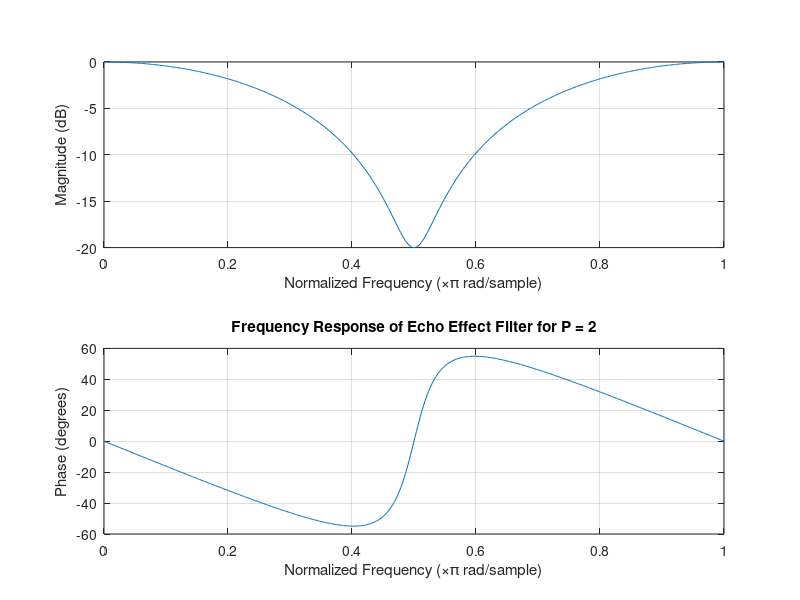
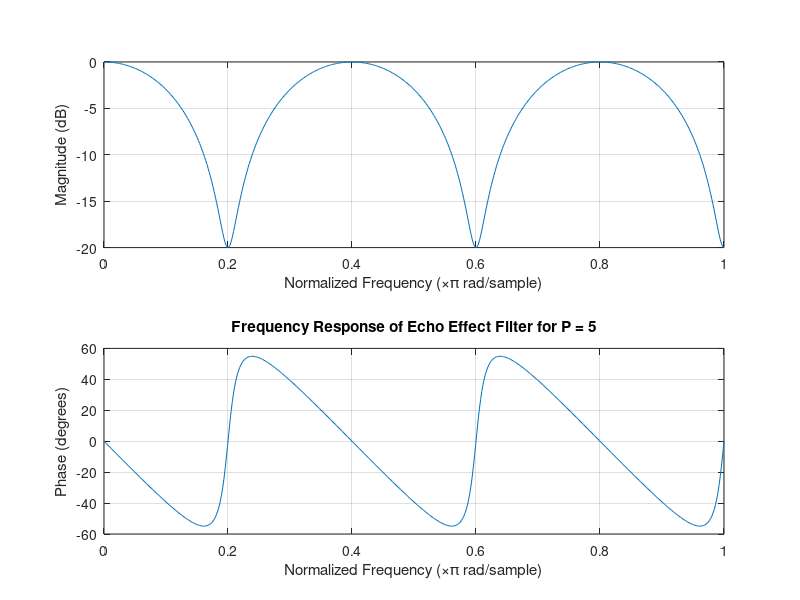
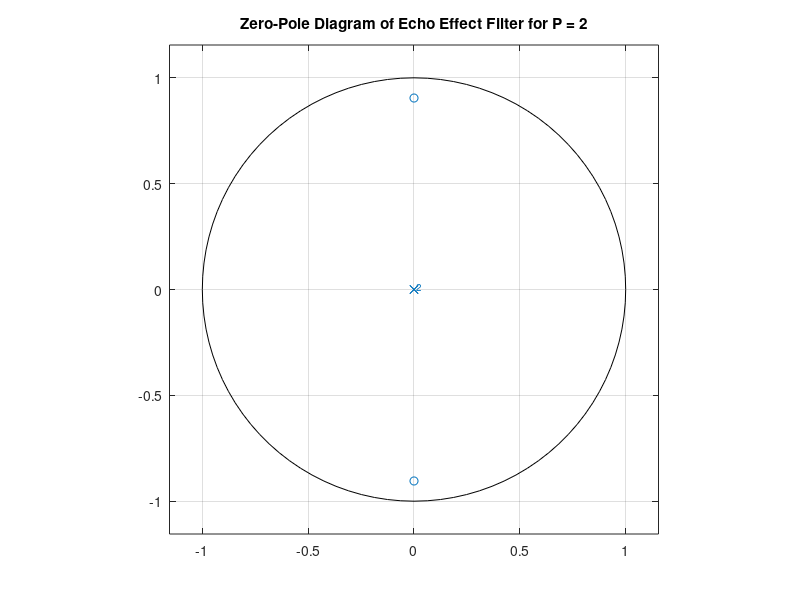

The MATLAB script that drew these images, in order: (Note: this script raises an error after producing the figures.)
% EMMANOUILIDIS EMMANOUIL    
% 03119435

% Exercise 1.1: Echo - Reverb

% 1.1 a)

a = 1;
b2 = [0.55 0 0.45];
b5 = [0.55 0 0 0 0 0.45];


% 1.1 b)


figure (1)
freqz(b2,a)
title("Frequency Response of Echo Effect Filter for P = 2")
figure (2)
freqz(b5,a)
title("Frequency Response of Echo Effect Filter for P = 5")


%1.1 c) 


figure (3)
zplane(b2, a)
title("Zero-Pole Diagram of Echo Effect Filter for P = 2")
[z_2, p_2, k2] = tf2zpk(b2, a); % H tf2zp de douleuei kala me arnhtikous ekthetes
figure (4) 
zplane(b5, a)
title("Zero-Pole Diagram of Echo Effect Filter for P = 5")
[z5, p_5, k5] = tf2zpk(b5, a);


%1.1 d)


figure (5)
impz(b2, a)
title("Impulse Response of Echo Effect Filter for P = 2")
figure (6)
impz(b5, a)
title("Impulse Response of Echo Effect Filter for P = 5")


% 1.1. e)


[h, t_1e] = impz(b2, a);
h_sec = conv(h , h);
h_reverb = conv(h_sec , h);

Thn = toeplitz(h_reverb);

ai = Thn\h_reverb;

bi = h_reverb;
% epeidh ai = 0 gia oles tis times ektos ths prwths 
% prokuptei oti bi = h(i)  => bi = h_reverb

figure (7)
freqz(bi, ai)
title("Frequency Response of Reverb Effect Filter for P = 2")

[zi, pi, ki] = tf2zpk(bi, ai);

figure (8)
zplane(zi, pi)
title("Zero-Pole Diagram of Reverb Effect Filter for P = 2")


figure (9)
impz(bi, ai)
title("Impulse Response of Reverb Effect Filter for P = 2")

% 1.1 st)

H_reverb = fft(h_reverb, 512);
H_dereverb = 1 ./ H_reverb;
h_dereverb = ifft(H_dereverb, 512);

Thn_dereverb = toeplitz(h_dereverb);
ai_dereverb = Thn_dereverb\h_dereverb; 

bi_dereverb = h_dereverb;
% ai_dereverb = 1 0 ... 0 => bi_dereverb = h_dereverb

% x[n] = u[n] - u[n-5]
n = -5:1:10;
x = heaviside(n) - heaviside(n-5);
figure (10)
stem(n, x);
title("input signal x[n]")
xlabel("Samples")
ylabel("Amplitude")

x_reverb = conv(x, h_reverb);
x_dereverb = conv(x_reverb, h_dereverb);

n1 = -5:1:527;
figure (11)
stem(n1, x_dereverb);
title("output signal")
xlabel("Samples")
ylabel("Amplitude")
xlim([-5, 10]);
ylim([0, 1]);


% 1.2 Bandpass Filters 


%1.2 a)

p1 = [(0.65 + 0.65i) (0.65 - 0.65i) (0.65 + 0.65i) (0.65 - 0.65i)]';
z1 = [0.8 0.8 0.8i -0.8i]';
figure (12)
zplane(z1, p1)
title("Zero-Pole Diagram of Bandpass Filter")
k = 1;  %thetoume kerdos k = 1
[b ,a1] = zp2tf(z1, p1, k);  


%1.2 b)


figure (13)
freqz(b, a1);
title("Frequency Response of Bandpass Filter")


%1.2 c)


figure (14)
impz(b, a1)
title("Impulse Response of Bandpass Filter")
figure (15)
stepz(b, a1)
title("Step Response of Bandpass Filter")


%1.2 d)

p2 = [(0.7 + 0.7i) (0.7 - 0.7i) (0.7 + 0.7i) (0.7 - 0.7i)]';
[b_2, a2] = zp2tf(z1, p2, k); 
figure (16)
zplane(z1,p2)
figure (17)
freqz(b_2, a2);
title("Frequency Response of Bandpass Filter (p2)")
figure (18)
impz(b_2, a2);
title("Impulse Response of Bandpass Filter (p2)")


p3 = [(0.707 + 0.707i) (0.707 - 0.707i) (0.707 + 0.707i) (0.707 - 0.707i)]';
figure (19)
zplane(z1,p3)
[b_3, a3] = zp2tf(z1, p3, k);
figure (20)
freqz(b_3, a3);
title("Frequency Response of Bnadpass Filter (p3)")
figure (21)
impz(b_3, a3);
title("Impulse Response of Bandpass Filter (p3)")


p4 = [(0.75 + 0.75i) (0.75 - 0.75i) (0.75 + 0.75i) (0.75 - 0.75i)]';
figure (22)
zplane(z1,p4)
[b_4, a4] = zp2tf(z1, p4, k);
figure (23)
freqz(b_4, a4);
title("Frequency Response of Bandpass Filter (p4)")
figure (24)
impz(b_4, a4);
title("Impulse Response of Bandpass Filter (p4)")


%1.2 e) 


p5 = [(0.4 + 0.7i) (0.4 - 0.7i) (0.4 + 0.7i) (0.4 - 0.7i)]';
figure (25)
zplane(z1, p5);
title("Zero-Pole Diagram of Banpass Filter (p5)")

[b_5, a5] = zp2tf(z1, p5, k);
figure (26)
freqz(b_5, a5)
title("Frequency Response of Bandpass Filter (p5)")


%1.2 st)


z2 = [(0.77 + 0.2i) (0.77 - 0.2i) (0.2 + 0.77i) (0.2 - 0.77i)]';
figure (27)
zplane(z2, p1) 
title("Zero-Pole Diagram of BandPass Filter (z2)")

[b_6, a6] = zp2tf(z2, p1, k);
figure (28)
freqz(b_6, a6)
title("Frequency Response of Bandpass Filter (z2)")


z3 = [(0.4 + 0.7i) (0.4 - 0.7i) (0.7 + 0.4i) (0.7 - 0.4i)]';
figure (29)
zplane(z3, p1)
title("Zero-Pole Diagram of Bandpass Filter (z3)")

[b_7, a7] = zp2tf(z3, p1, k);
figure (30)
freqz(b_7, a7) 
title("Frequency Response of Bandpass Filter (z3)")



% ------------------------------------------------------------


% Exercise 2
% 2.1 Analysis of Musical Sounds


% 2.1 a)


[y_viola, Fs_viola] = audioread("viola_series.wav");

sound(y_viola, Fs_viola);
dt = 1/Fs_viola;
t = 0:dt:(length(y_viola)*dt)-dt;
plot(t,y_viola);
xlabel("Seconds");
ylabel("Amplitude");
title("viola Series")


%2.1 b)


y_viola_norm = normalize(y_viola, 'range', [-1 1]);
figure (31)
plot(t,y_viola_norm);
xlabel("Seconds");
ylabel("Amplitude");
title("viola Series");


w = hamming(1000);
E = conv(y_viola_norm.^2, w);
t1 = 0:dt:(length(E)*dt)-dt;
y2_viola_norm = normalize(y_viola, "range", [-60 60]);
figure (32)
plot(t1, E, 'magenta');
hold on
plot(t, y2_viola_norm, 'blue');
hold off
xlabel("Seconds");
ylabel("Amplitude");
title("Normalized Viola Series & Energy");


% 2.1 c)


Y_viola = fft(y_viola);
N = length(Y_viola);
fy_viola = 0:Fs_viola/N:Fs_viola/2-Fs_viola/N;
figure (33)
plot(fy_viola, abs(Y_viola(1:N/2)));
xlim([0 6000]);
xlabel("Frequency (Hz)");
ylabel("Amplitude");
title("Spectrum of Viola Series");


% 2.1 d)


figure (34)
plot(t, y_viola);
xlim([0 2]);
xlabel("Seconds")
ylabel("Amplitude")
title("viola Series - Note")


figure (334) 
plot(t, y_viola);
xlim([0.1 0.12]);
xlabel("Seconds")
ylabel("Amplitude")
title("viola Series - Note (Zoomed)")
% Ypologizoume To = 3.88 ms (peripou)


% 2.1 e)

timeForNote = (t > 0) & (t < 2);
Y_note = fft(y_viola(timeForNote), Fs_viola);
N_note = length(Y_note);
fy_note = 0:Fs_viola/N_note:Fs_viola/2-Fs_viola/N_note;
figure (35)
plot(fy_note, abs(Y_note(1:N_note/2)));
xlabel("Frequency (Hz)");
ylabel("Amplitude")
title("Spectrum of Viola Series - Note")
xlim([0 6000]);

% H megisth timh tou fasmatos einai sta 259 Hz, 
% ara Fo = 259 Hz => To = 3.86 ms. (polu konta sthn arxikh timh 3.88)


% 2.1 st)


[y_viola_note, Fs_viola_note] = audioread("viola_note.wav");
dt_viola_note = 1/Fs_viola_note;

t_viola_note = 0:dt_viola_note:(length(y_viola_note)*dt_viola_note)-dt_viola_note;
figure (36)
plot(t_viola_note, y_viola_note);
xlabel("Seconds");
ylabel("Amplitude");
title("Viola Note");

Y_viola_note = fft(y_viola_note);
N_viola_note = length(Y_viola_note)-1; %-1 wste to N/2 na einai akeraios
fy_viola_note = 0:Fs_viola_note/N_viola_note:Fs_viola_note/2-Fs_viola_note/N_viola_note;
figure (37)
plot(fy_viola_note, abs(Y_viola_note(1:N_viola_note/2)));
xlim([0 6000]);
xlabel("Frequency (Hz)");
ylabel("Amplitude");
title("Spectrum of Viola Note");


% 2nd Harmonic


p_viola = [(0.993 + 0.09i) (0.993 - 0.09i) (0.993 + 0.09i ) (0.993 - 0.09i)]';
z_viola = [0.8 -0.8 0.85i -0.85i]';
figure (38)
zplane(z_viola, p_viola);
title("Zero-Pole Diagram of Bandpass Filter (2nd Harmonic)");

[b_viola, a_viola] = zp2tf(z_viola, p_viola, 0.00001);
figure (39)
freqz(b_viola, a_viola);
title("Frequency Response of Bandpass Filter");

h_viola = impz(b_viola, a_viola);
y_filter_1 = conv(y_viola_note, h_viola);
figure (40)
plot(y_filter_1);
xlabel("Time");
ylabel("Amplitude");
title("Filtered Viola Note (2nd Harmonic)");


Y_filter_1 = fft(y_filter_1);
N_filter_1 = length(Y_filter_1)-1;
fy_filter_1 = 0:Fs_viola_note/N_filter_1:Fs_viola_note/2-Fs_viola_note/N_filter_1;
figure (41)
plot(fy_filter_1, abs(Y_filter_1(1:N_filter_1/2)));
xlim([0 6000]);
xlabel("Frequency (Hz)");
ylabel("Amplitude");
title("Spectrum of 2nd Harmonic");



% 4th Harmonic


p_viola_2 = [(0.98 + 0.185i) (0.98 - 0.185i) (0.98 + 0.185i ) (0.98 - 0.185i )]';
z_viola_2 = [0.8 -0.8 0.85i -0.85i]';
figure (42)
zplane(z_viola_2, p_viola_2);
title("Zero-Pole Diagram of Bandpass Filter (4th Harmonic)");

[b_viola_2, a_viola_2] = zp2tf(z_viola_2, p_viola_2, 0.0001);
figure (43)
freqz(b_viola_2, a_viola_2);
title("Frequency Response of Bandpass Filter");

h_viola_2 = impz(b_viola_2, a_viola_2);
y_filter_2 = conv(y_viola_note, h_viola_2);
figure (44)
plot(y_filter_2);
xlabel("Time");
ylabel("Amplitude");
title("Filtered Viola Note (4th Harmonic)");


Y_filter_2 = fft(y_filter_2);
N_filter_2 = length(Y_filter_2);
fy_filter_2 = 0:Fs_viola_note/N_filter_2:Fs_viola_note/2-Fs_viola_note/N_filter_2;
figure (45)
plot(fy_filter_2, abs(Y_filter_2(1:N_filter_2/2)));
xlim([0 6000]);
xlabel("Frequency (Hz)");
ylabel("Amplitude");
title("Spectrum of 4th Harmonic");



%2.2 Reverb Echo Effect on Musical Sounds


%2.2 a)


[y_piano, Fs_piano] = audioread("piano_note.wav");

sound(y_piano, Fs_piano);
dt_piano = 1/Fs_piano;
t_piano = 0:dt_piano:(length(y_piano)*dt_piano)-dt_piano;
plot(t_piano,y_piano);
xlabel("Seconds");
ylabel("Amplitude");
title("Piano Note")


%2.2 b)


% time delay = 0.15s
% (1/Fs_piano) * P = 0.15 => P = 6615

b_echo = zeros(1, 6615);
b_echo(1) = 0.6;
b_echo(6615) = 0.4;

a_echo = zeros(1, 6615);
a_echo(1) = 1;

[h_echo, t_echo] = impz(b_echo, a_echo);

echoed_piano_note = filter(b_echo, a_echo, y_piano);
echoed_t_piano = 0:dt_piano:(length(echoed_piano_note)*dt_piano) - dt_piano;

sound(echoed_piano_note, Fs_piano);

figure (46)
plot(echoed_t_piano, echoed_piano_note);
xlabel("Seconds");
ylabel("Amplitude");
title("Echoed Piano Note");
ylim([-0.03, 0.03])


second_h = conv(h_echo, h_echo);
reverb_h = conv(h_echo, second_h);  % 3 filtra se seira


%Thn = toeplitz(reverb_h);
%ai_piano_reverb = Thn\reverb_h;

%apo thn parapanw entolh prokuptei pws ai_piano_reverb = [1 0 0 ... 0]' ,
%opote gia na mh xreiazetai na upologizetai synexeia o pinakas toeplitz,
%(kati pou pairnei xrono) orizw ai_piano_reverb = 1 apeutheias:
ai_piano_reverb = 1;

% epeidh ai_piano_reverb = 0 gia oles tis times ektos ths prwths
% prokuptei oti bi_piano_reverb = h(i)  => bi_piano_reverb = reverb_h
bi_piano_reverb = reverb_h;

reverbed_piano_note = filter(bi_piano_reverb, ai_piano_reverb, y_piano);
reverbed_t_piano = 0:dt_piano:(length(reverbed_piano_note)*dt_piano) - dt_piano;

sound(reverbed_piano_note, Fs_piano);

figure (47)
plot(reverbed_t_piano, reverbed_piano_note);
xlabel("Seconds");
ylabel("Amplitude");
title("Reverbed Piano Note");


%2.2 c)


Y_piano = fft(y_piano);
figure (48)
plot(20*log10(abs(Y_piano(2:end))));
xlabel("Frequency (Hz)");
ylabel("Amplitude (db)");
title("Piano Note Spectrum");


echoed_Y_piano = fft(echoed_piano_note);
figure (49)
plot(20*log10(abs(echoed_Y_piano(2:end))));
xlabel("Frequency (Hz)");
ylabel("Amplitude (db)");
title("Echoed Piano Note Spectrum");


reverbed_Y_piano = fft(reverbed_piano_note);
figure (50)
plot(20*log10(abs(reverbed_Y_piano(2:end))));
xlabel("Frequency (Hz)");
ylabel("Amplitude (db)");
title("Reverbed Piano Note Spectrum");


%2.2 d)


b2_echo = zeros(1, 2021);
b2_echo(1) = 0.6;
b2_echo(2021) = 0.4;

a2_echo = zeros(1, 2021);
a2_echo(1) = 1;

[h2_echo, t2_echo] = impz(b2_echo, a2_echo);

echoed_piano_note_2 = conv(y_piano, h2_echo);
echoed_t_piano_2 = 0:dt_piano:(length(echoed_piano_note_2)*dt_piano) - dt_piano;

sound(echoed_piano_note_2, Fs_piano);

figure (51)
plot(echoed_t_piano_2, echoed_piano_note_2);
xlabel("Seconds");
ylabel("Amplitude");
title("Echoed Piano Note 2");
ylim([-0.03, 0.03])


%2.2 e)

audiowrite("echoed_piano_note.wav", echoed_piano_note, Fs_piano);
audiowrite("reverbed_piano_note.wav", reverbed_piano_note, Fs_piano);


%2.2 st)


%de xrhsimopoihthke idia diadikasia me to erwthma 1.1 st), opou
%xrhsimopoihsame ton pinaka toeplitz, dioti to megethos htan arketa megalo
%kai o upologismos tou pinaka toeplitz htan xronovora


ai_piano_dereverb = bi_piano_reverb;
bi_piano_dereverb = ai_piano_reverb;

dereverbed_piano_note = filter(bi_piano_dereverb, ai_piano_dereverb, reverbed_piano_note);

dereverbed_t_piano = 0:dt_piano:(length(dereverbed_piano_note)*dt_piano) - dt_piano;

figure (52)
plot(dereverbed_t_piano, dereverbed_piano_note);
hold on
plot(t_piano, y_piano);
xlabel("Seconds");
ylabel("Amplitude");
title("Piano Note & Dereverbed Piano Note");
hold off


%2.2 z)


% 5 samples

b_echo_5 = zeros(1, 6620);
b_echo_5(1) = 0.6;
b_echo_5(6620) = 0.4;

a_echo_5 = zeros(1, 6620);
a_echo_5(1) = 1;

[h_echo_5, t_echo_5] = impz(b_echo_5, a_echo_5);

h_second_5 = conv(h_echo_5, h_echo_5);
h_piano_reverb_5 = conv(h_echo_5, h_second_5);

ai_piano_reverb_5 = 1;
bi_piano_reverb_5 = h_piano_reverb_5;

ai_piano_dereverb_5 = bi_piano_reverb_5;
bi_piano_dereverb_5 = ai_piano_reverb_5;

dereverbed_piano_note_5 = filter(bi_piano_dereverb_5, ai_piano_dereverb_5, reverbed_piano_note);

dereverbed_t_piano_5 = 0:dt_piano:(length(dereverbed_piano_note_5)*dt_piano)-dt_piano;

figure (53)
plot(dereverbed_t_piano_5, dereverbed_piano_note_5);
xlabel("Seconds");
ylabel("Amplitude");
title("Dereverbed Piano Note - 5 Samples Off");

ai_final_5 = ai_piano_dereverb_5 .* ai_piano_reverb;
bi_final_5 = bi_piano_dereverb_5 .* bi_piano_reverb;

figure (54)
freqz(bi_final_5, ai_final_5);
title("Frequency response for 5 Samples Off")


%10 samples

b_echo_10 = zeros(1, 6625);
b_echo_10(1) = 0.6;
b_echo_10(6625) = 0.4;

a_echo_10 = zeros(1, 6625);
a_echo_10(1) = 1;

[h_echo_10, t_echo_10] = impz(b_echo_10, a_echo_10);

h_second_10 = conv(h_echo_10, h_echo_10);
h_piano_reverb_10 = conv(h_echo_10, h_second_10);

ai_piano_reverb_10 = 1;
bi_piano_reverb_10 = h_piano_reverb_10;

ai_piano_dereverb_10 = bi_piano_reverb_10;
bi_piano_dereverb_10 = ai_piano_reverb_10;

dereverbed_piano_note_10 = filter(bi_piano_dereverb_10, ai_piano_dereverb_10, reverbed_piano_note);

dereverbed_t_piano_10 = 0:dt_piano:(length(dereverbed_piano_note_10)*dt_piano)-dt_piano;

figure (55)
plot(dereverbed_t_piano_5, dereverbed_piano_note_10);
xlabel("Seconds");
ylabel("Amplitude");
title("Dereverbed Piano Note - 10 Samples Off");

ai_final_10 = ai_piano_dereverb_10 .* ai_piano_reverb;
bi_final_10 = bi_piano_dereverb_10 .* bi_piano_reverb;

figure (56)
freqz(bi_final_10, ai_final_10);
title("Frequency response for 10 Samples Off");


%50 samples

b_echo_50 = zeros(1, 6665);
b_echo_50(1) = 0.6;
b_echo_50(6665) = 0.4;

a_echo_50 = zeros(1, 6665);
a_echo_50(1) = 1;

[h_echo_50, t_echo_50] = impz(b_echo_50, a_echo_50);

h_second_50 = conv(h_echo_50, h_echo_50);
h_piano_reverb_50 = conv(h_echo_50, h_second_50);

ai_piano_reverb_50 = 1;
bi_piano_reverb_50 = h_piano_reverb_50;

ai_piano_dereverb_50 = bi_piano_reverb_50;
bi_piano_dereverb_50 = ai_piano_reverb_50;

dereverbed_piano_note_50 = filter(bi_piano_dereverb_50, ai_piano_dereverb_50, reverbed_piano_note);

dereverbed_t_piano_50 = 0:dt_piano:(length(dereverbed_piano_note_50)*dt_piano)-dt_piano;

figure (57)
plot(dereverbed_t_piano_50, dereverbed_piano_note_50);
xlabel("Seconds");
ylabel("Amplitude");
title("Dereverbed Piano Note - 50 Samples Off");

ai_final_50 = ai_piano_dereverb_50 .* ai_piano_reverb;
bi_final_50 = bi_piano_dereverb_50 .* bi_piano_reverb;

figure (58)
freqz(bi_final_50, ai_final_50);
title("Frequency response for 50 Samples Off")

%---------------------------------------------------

ai_final = ai_piano_reverb .* ai_piano_dereverb;
bi_final = bi_piano_reverb .* bi_piano_dereverb;

figure(59)
freqz(bi_final, ai_final);
title("Frequency Response of Initial System")

